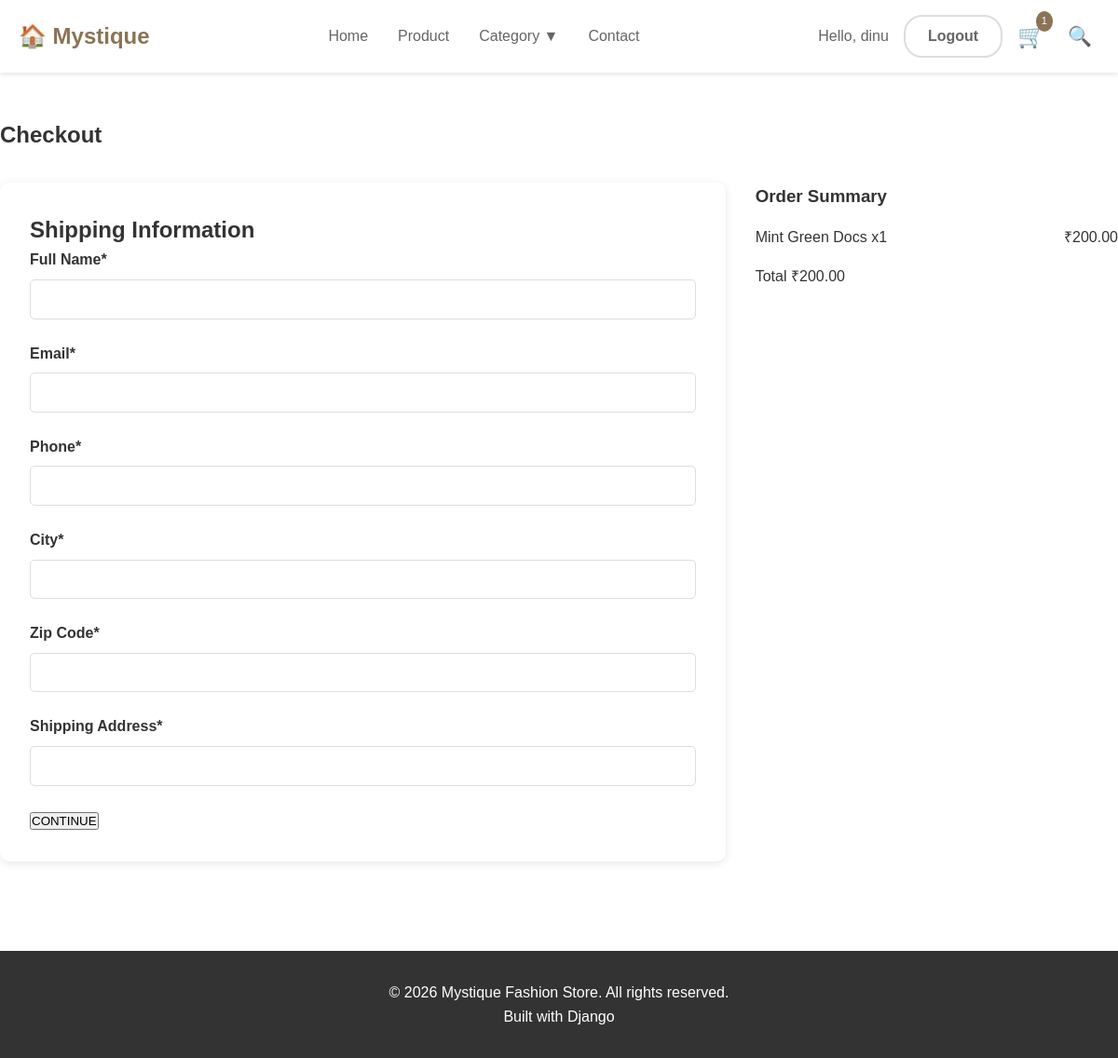
The app's page /cart/checkout/ (signed in) with its own data.
### products/models.py (models this page shows, shortened)
class Product(models.Model):
    STOCK_STATUS = [
        ('IN_STOCK', 'In Stock'),
        ('OUT_OF_STOCK', 'Out of Stock'),
    ]
    SIZE_CHOICES = [
        ('XS', 'Extra Small'),
        ('S', 'Small'),
        ('M', 'Medium'),
        ('L', 'Large'),
        ('XL', 'Extra Large'),
        ('XXL', '2XL'),
        ('FREE', 'Free Size'),
    ]
    name = models.CharField(max_length=200)
    slug = models.SlugField(unique=True, blank=True)
    category = models.ForeignKey(Category, on_delete=models.CASCADE, related_name='products')
    price = models.DecimalField(max_digits=10, decimal_places=2)
    description = models.TextField(blank=True)
    image = models.ImageField(upload_to='products/')
    stock_status = models.CharField(max_length=20, choices=STOCK_STATUS, default='IN_STOCK')
    available_sizes = models.CharField(max_length=200, help_text='Comma-separated sizes')
    created_at = models.DateTimeField(auto_now_add=True)
    updated_at = models.DateTimeField(auto_now=True)
    featured = models.BooleanField(default=False)
    class Meta:
        ordering = ['-created_at']

### cart/views.py (the view, shortened to what this page needs)
# urls.py: path('checkout/', views.checkout_view, name='checkout'),
def checkout_view(request):
    if not request.user.is_authenticated:
        messages.warning(request, 'Please login to checkout')
        return redirect('authentication:login')
    items = get_cart_items(request)
    if not items:
        messages.warning(request, 'Your cart is empty')
        return redirect('cart:cart')
    total = get_cart_total(request)
    context = {
        'cart_items': items,
        'cart_total': total,
    }
    return render(request, 'cart/checkout.html', context)

### cart/context_processors.py (called while the page is built)
def cart_context(request):
    return {
        'cart_count': get_cart_count(request),
        'cart_total': get_cart_total(request),
    }

### cart/models.py (called while the page is built)
    def get_total(self):
        return sum(item.get_subtotal() for item in self.items.all())

    def get_items_count(self):
        return sum(item.quantity for item in self.items.all())

    def get_subtotal(self):
        return self.product.price * self.quantity

### cart/utils.py (called while the page is built)
def get_user_cart(user):
    cart, created = Cart.objects.get_or_create(user=user)
    return cart

def get_cart_items(request):
    if request.user.is_authenticated:
        cart = get_user_cart(request.user)
        return [{
            'product': item.product,
            'quantity': item.quantity,
            'subtotal': item.get_subtotal()
        } for item in cart.items.all()]
    else:
        session_cart = SessionCart(request)
        return session_cart.get_items()

def get_cart_total(request):
    if request.user.is_authenticated:
        cart = get_user_cart(request.user)
        return cart.get_total()
    else:
        session_cart = SessionCart(request)
        return session_cart.get_total()

def get_cart_count(request):
    if request.user.is_authenticated:
        cart = get_user_cart(request.user)
        return cart.get_items_count()
    else:
        session_cart = SessionCart(request)
        return session_cart.get_items_count()

### cart/templates/cart/checkout.html (shortened to what this page needs)
{% extends 'base.html' %}
{% block content %}
<section class="checkout-section container">
    <h1 style="margin-bottom: 2rem;">Checkout</h1>
    <div class="checkout-grid">
        <div class="checkout-form">
            <h2>Shipping Information</h2>
            <form method="post">
                <div class="form-group">
                    <label>Full Name*</label>
                    <input type="text" name="full_name" value="{{ user.get_full_name }}" required>
                </div>
                <div class="form-group">
                    <label>Email*</label>
                    <input type="email" name="email" value="{{ user.email }}" required>
                </div>
                <div class="form-group">
                    <label>Phone*</label>
                    <input type="tel" name="phone" required>
                </div>
                <div class="form-group">
                    <label>City*</label>
                    <input type="text" name="city" required>
                </div>
                <div class="form-group">
                    <label>Zip Code*</label>
                    <input type="text" name="zip_code" required>
                </div>
                <div class="form-group">
                    <label>Shipping Address*</label>
                    <input type="text" name="address" required>
                </div>
                <button type="submit" class="checkout-btn">CONTINUE</button>
            </form>
        </div>
        <div class="cart-summary">
            <h3>Order Summary</h3>
            {% for item in cart_items %}
            <div style="display: flex; justify-content: space-between; margin: 1rem 0;">
                <span>{{ item.product.name }} x{{ item.quantity }}</span>
                <span>₹{{ item.subtotal }}</span>
            </div>
            {% endfor %}
            <div class="total-row">
                <span>Total</span>
                <span>₹{{ cart_total }}</span>
            </div>
        </div>
    </div>
</section>
{% endblock %}

### templates/navbar.html (shortened to what this page needs)
<header>
    <div class="container">
        <nav>
            <a href="{% url 'core:home' %}" class="logo">
                🏠 Mystique
            </a>
            <ul class="nav-links">
                <li><a href="{% url 'core:home' %}">Home</a></li>
                <li><a href="{% url 'products:product_list' %}">Product</a></li>
                <li><a href="#" class="category-dropdown-toggle">Category ▼</a>
                </li>
                <li><a href="{% url 'core:contact' %}">Contact</a></li>
            </ul>
            <div class="nav-right">
                {% if user.is_authenticated %}
                    <span class="user-greeting">Hello, {{ user.username }}</span>
                    <a href="{% url 'authentication:logout' %}" class="nav-button">Logout</a>
                {% else %}
                    <a href="{% url 'authentication:register' %}" class="nav-button">Register</a>
                    <a href="{% url 'authentication:login' %}" class="nav-button signin-btn">Sign in</a>
                {% endif %}
                <a href="{% url 'cart:cart' %}" class="cart-icon">
                    🛒
                    {% if cart_count > 0 %}
                    <span class="cart-count">{{ cart_count }}</span>
                    {% endif %}
                </a>
                <button onclick="openSearchModal()" class="search-btn" title="Search Products">🔍</button>
            </div>
        </nav>
    </div>
</header>

### templates/base.html (style rules this page uses)
* { margin: 0; padding: 0; box-sizing: border-box; }
body { font-family: Arial, sans-serif; line-height: 1.6; color: #333; }
.container { max-width: 1200px; margin: 0 auto; padding: 0 20px; }
header { background: white; padding: 1rem 0; box-shadow: 0 2px 5px rgba(0,0,0,0.1); position: sticky; top: 0; z-index: 100; }
nav { display: flex; justify-content: space-between; align-items: center; }
.logo { display: flex; align-items: center; font-size: 1.5rem; font-weight: bold; text-decoration: none; color: #8B7355; }
.nav-links { display: flex; list-style: none; gap: 2rem; }
.nav-links a { text-decoration: none; color: #666; transition: color 0.3s; }
.nav-right { display: flex; gap: 1rem; align-items: center; }
.cart-icon { position: relative; }
.cart-count { position: absolute; top: -8px; right: -8px; background: #8B7355; color: white; border-radius: 50%; padding: 2px 6px; font-size: 0.7rem; }

### templates/navbar.html (style rules this page uses)
header { background: white; padding: 1rem 0; box-shadow: 0 2px 5px rgba(0,0,0,0.1); position: sticky; top: 0; z-index: 1000; }
nav { display: flex; justify-content: space-between; align-items: center; }
.logo { display: flex; align-items: center; font-size: 1.5rem; font-weight: bold; text-decoration: none; color: #8B7355; }
.nav-links { display: flex; list-style: none; gap: 2rem; margin: 0; padding: 0; }
.nav-links a { text-decoration: none; color: #666; transition: color 0.3s; font-weight: 500; }
.nav-links li { position: relative; }
.nav-right { display: flex; gap: 1rem; align-items: center; }
.nav-button { text-decoration: none !important; color: #666 !important; padding: 0.5rem 1.5rem; border-radius: 20px; border: 2px solid #ddd; transition: all 0.3s; font-weight: 600; background: white; }
.user-greeting { color: #666; font-weight: 500; }
.cart-icon { position: relative; font-size: 1.5rem; text-decoration: none; }
.cart-count { position: absolute; top: -8px; right: -8px; background: #8B7355; color: white; border-radius: 50%; padding: 2px 6px; font-size: 0.7rem; }
.search-btn { background: none; border: none; font-size: 1.3rem; cursor: pointer; padding: 0.5rem; transition: transform 0.2s; }

### cart/templates/cart/checkout.html (style rules this page uses)
.checkout-section { padding: 3rem 0; }
.checkout-grid { display: grid; grid-template-columns: 2fr 1fr; gap: 2rem; }
.checkout-form { background: white; padding: 2rem; border-radius: 10px; box-shadow: 0 2px 10px rgba(0,0,0,0.1); }
.form-group { margin-bottom: 1.5rem; }
.form-group label { display: block; margin-bottom: 0.5rem; font-weight: bold; }
.form-group input { width: 100%; padding: 0.8rem; border: 1px solid #ddd; border-radius: 5px; }

### records on screen
Product: product.name "Mint Green Docs", quantity "1", subtotal "200.00"

### other values on screen
{{ user.username }} "dinu"
{{ cart_count }} "1"
{{ cart_total }} "200.00"
